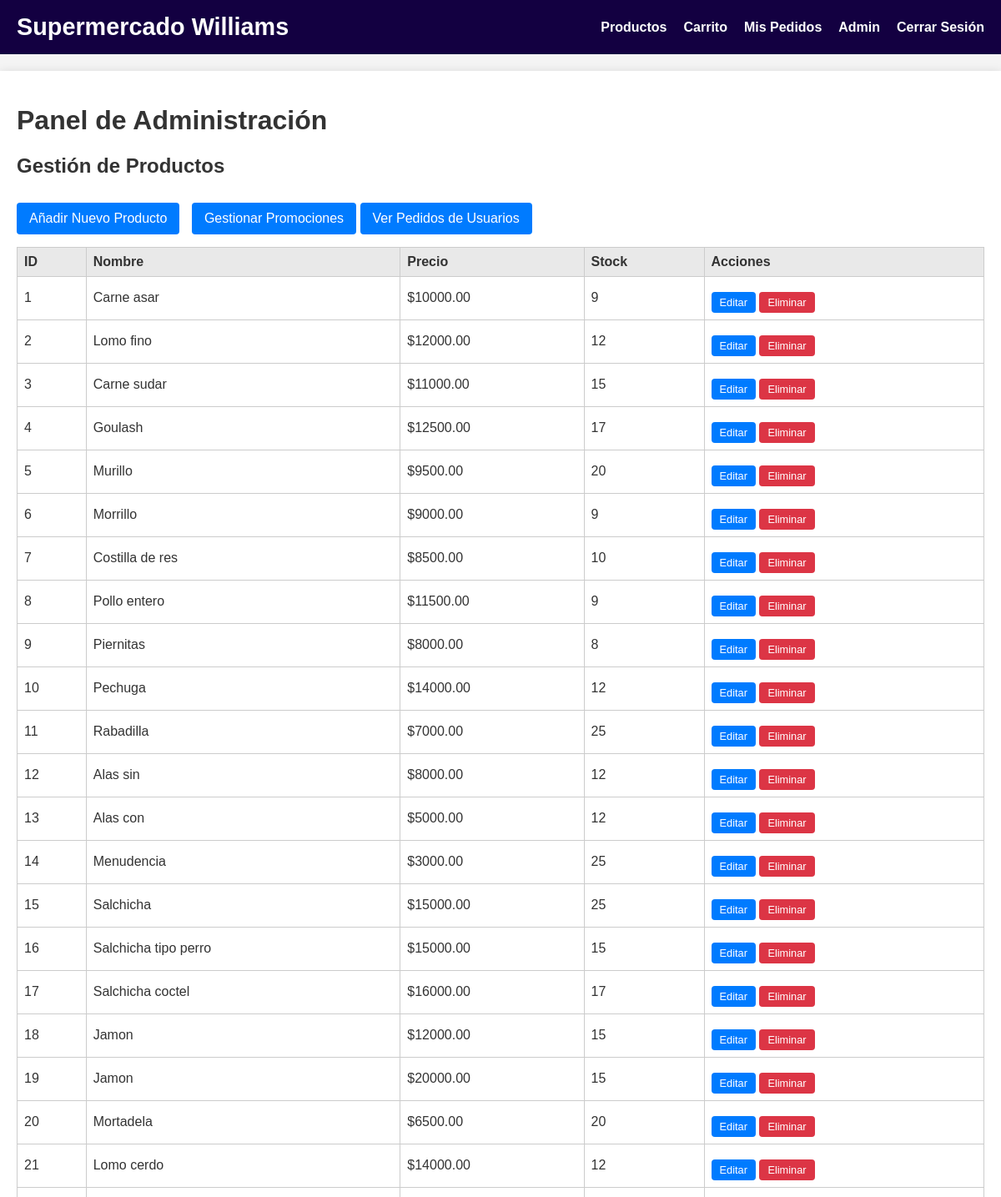
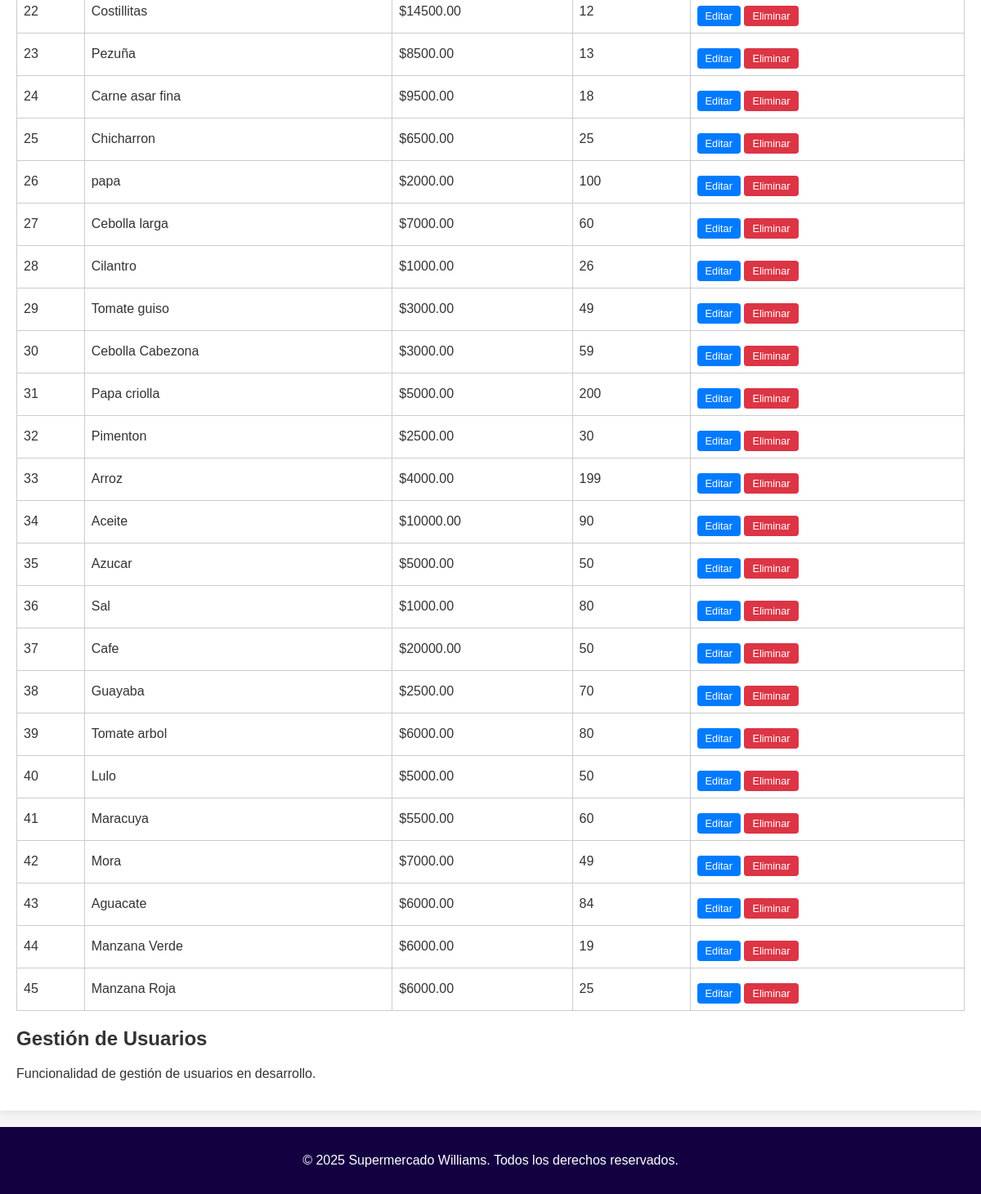
Page /admin (signed in) on the earlier database version (2 pictures, top to bottom).
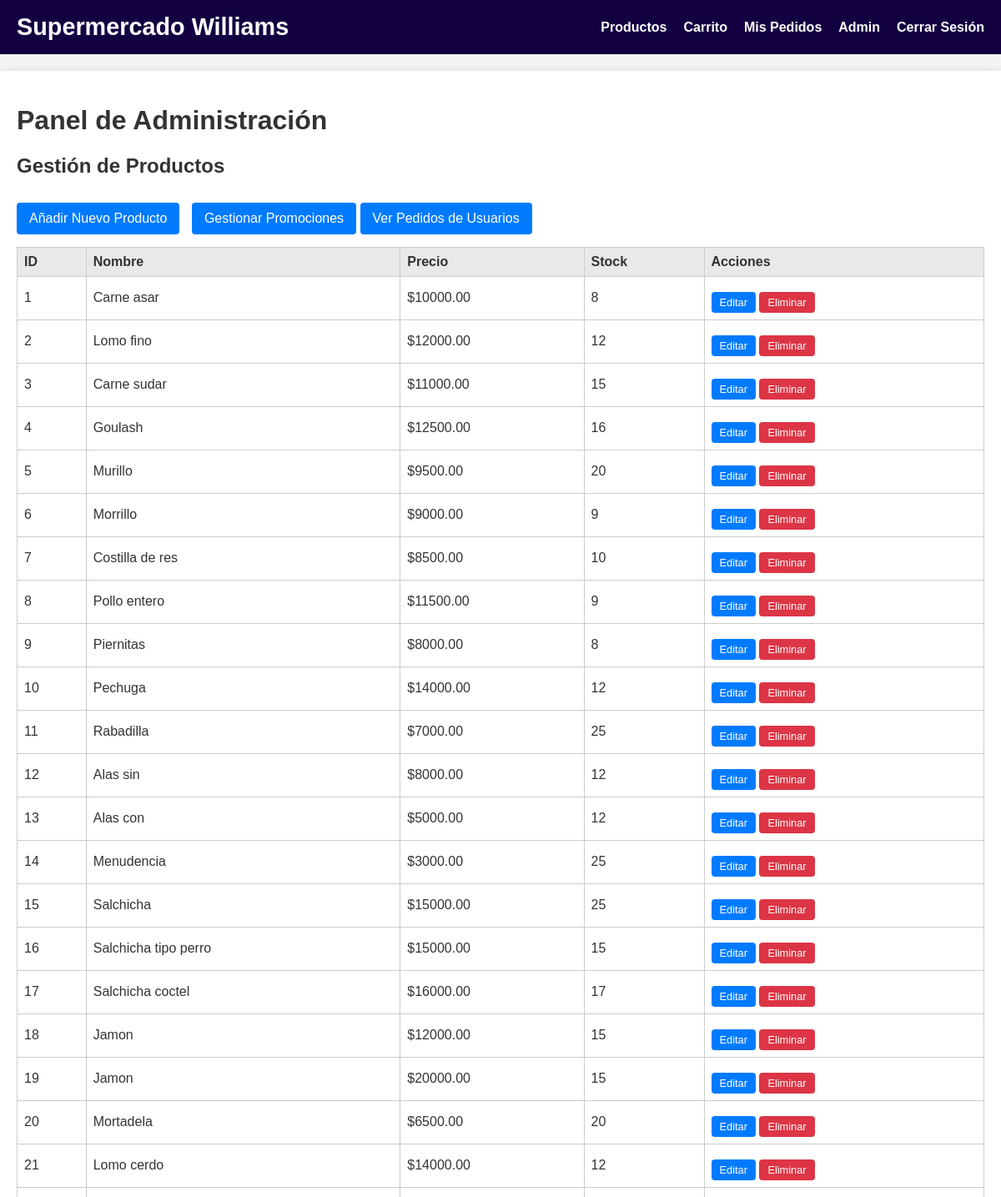
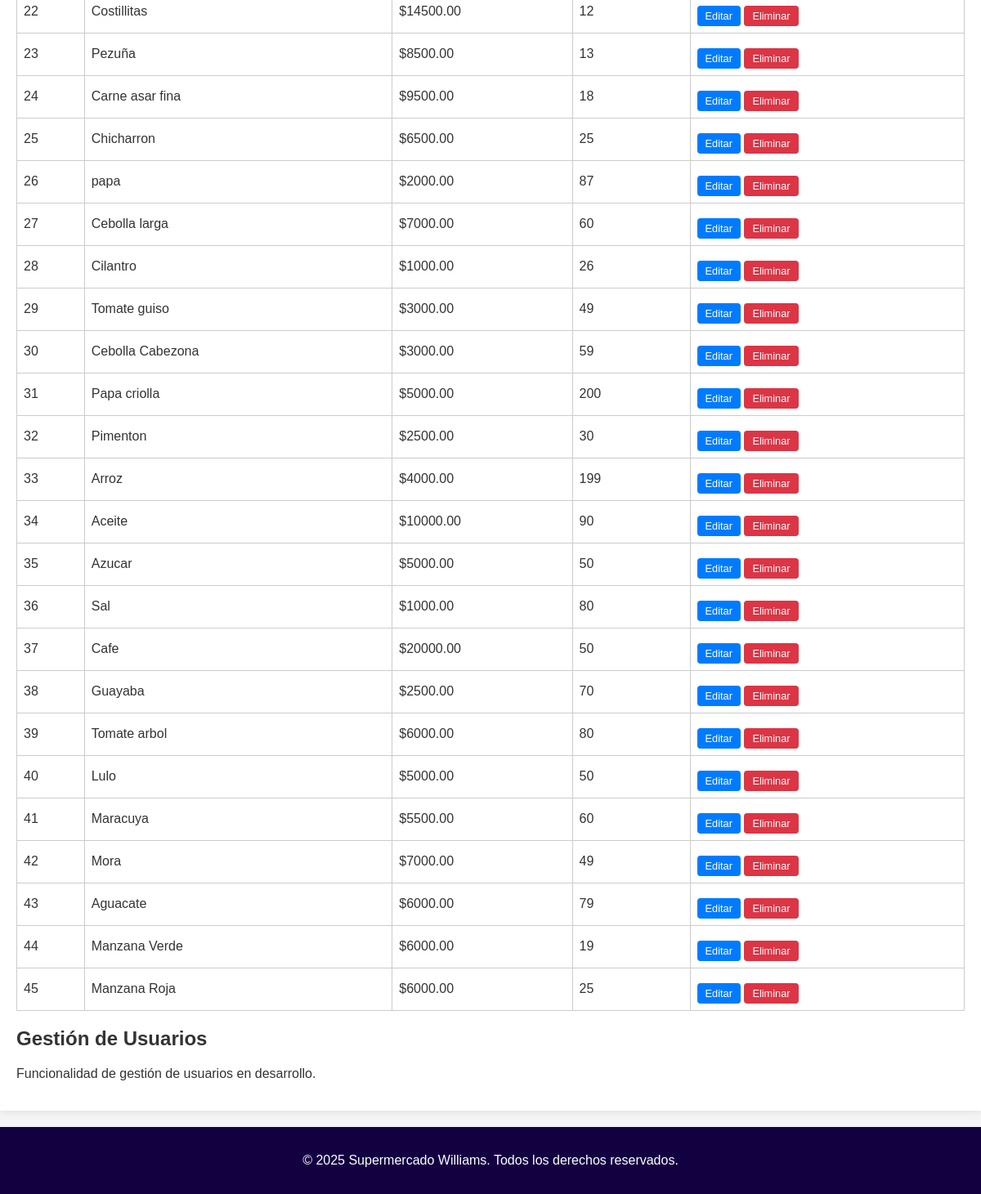
Same page on the later database version (2 pictures, top to bottom).
### models.py (models this page shows, shortened)
class Product(db.Model):
    id = db.Column(db.Integer, primary_key=True)
    secction = db.Column(db.String(64), nullable=False, default="Res")
    name = db.Column(db.String(128), nullable=False)
    description = db.Column(db.Text)
    price = db.Column(db.Float, nullable=False)
    stock = db.Column(db.Integer, nullable=False, default=0)
    image_url = db.Column(db.String(256))

### routes.py (the view)
@app.route('/admin')
@login_required
def admin_dashboard():
    if not current_user.is_admin:
        flash('Access denied. You need to be an administrator.', 'danger')
        return redirect(url_for('index'))
    users = User.query.all()
    products = Product.query.all()
    orders = Order.query.all()
    return render_template('admin/dashboard.html', title='Admin Dashboard', users=users, products=products, orders=orders)

### models.py (called while the page is built)
    @property
    def is_authenticated(self):
        return True

### routes.py (called while the page is built)
@login_manager.user_loader
def load_user(user_id):
    return User.query.get(int(user_id))

### templates/admin/dashboard.html
{% extends "base.html" %}
{% block content %}
    <h1>Panel de Administración</h1>
    <section>
        <h2>Gestión de Productos</h2>
        <a href="{{ url_for('manage_product') }}" class="button primary">Añadir Nuevo Producto</a>
        <a href="{{ url_for('admin_promocion') }}" class="button primary" style="margin-left:10px;">Gestionar Promociones</a>
        <a href="{{ url_for('admin_orders') }}" class="button primary">Ver Pedidos de Usuarios</a>
        <table class="admin-table">
            <thead>
                <tr>
                    <th>ID</th>
                    <th>Nombre</th>
                    <th>Precio</th>
                    <th>Stock</th>
                    <th>Acciones</th>
                </tr>
            </thead>
            <tbody>
                {% for product in products %}
                    <tr>
                        <td>{{ product.id }}</td>
                        <td>{{ product.name }}</td>
                        <td>${{ "%.2f"|format(product.price) }}</td>
                        <td>{{ product.stock }}</td>
                        <td>
                            <a href="{{ url_for('manage_product', product_id=product.id) }}" class="button small">Editar</a>
                            <a href="{{ url_for('delete_product', product_id=product.id) }}" class="button small danger" onclick="return confirm('¿Estás seguro de que quieres eliminar este producto?');">Eliminar</a>
                        </td>
                    </tr>
                {% endfor %}
            </tbody>
        </table>
    </section>
    <section>
        <h2>Gestión de Usuarios</h2>
        <p>Funcionalidad de gestión de usuarios en desarrollo.</p>
    </section>
{% endblock %}

### templates/base.html (shortened to what this page needs)
<!DOCTYPE html>
<html lang="en">
<head>
    <link rel="stylesheet" href="{{ url_for('static', filename='css/style.css') }}">
</head>
<body>
    <header>
        <nav>
            <a href="{{ url_for('index') }}" class="logo"> Supermercado Williams </a>
            <ul>
                <li><a href="{{ url_for('products') }}">Productos</a></li>
                {% if current_user.is_authenticated %}
                    <li><a href="{{ url_for('cart') }}">Carrito</a></li>
                    <li><a href="{{ url_for('orders') }}">Mis Pedidos</a></li>
                    {% if current_user.is_admin %}
                        <li><a href="{{ url_for('admin_dashboard') }}">Admin</a></li>
                    {% endif %}
                    <li><a href="{{ url_for('logout') }}">Cerrar Sesión</a></li>
                {% else %}
                    <li><a href="{{ url_for('login') }}">Iniciar Sesión</a></li>
                    <li><a href="{{ url_for('register') }}">Registrarse</a></li>
                {% endif %}
            </ul>
        </nav>
    </header>
    <main>
        {% block content %}{% endblock %}
    </main>
    <footer>
        <p>&copy; 2025 Supermercado Williams. Todos los derechos reservados.</p>
    </footer>
</body>
</html>

### static/css/style.css (style rules this page uses)
body { font-family: Arial, sans-serif; margin: 0; padding: 0; background-color: #f4f4f4; color: #333333; }
header { background-color: #130041; color: white; padding: 1rem 0; text-align: center; }
nav { display: flex; justify-content: space-between; align-items: center; max-width: 1200px; margin: 0 auto; padding: 0 20px; }
nav .logo { color: white; text-decoration: none; font-size: 1.8rem; font-weight: bold; }
nav ul { list-style: none; margin: 0; padding: 0; display: flex; }
nav ul li { margin-left: 20px; }
nav ul li a { color: white; text-decoration: none; font-weight: bold; }
main { max-width: 1200px; margin: 20px auto; padding: 20px; background-color: white; box-shadow: 0 0 10px rgba(0, 0, 0, 0.1); }
footer { text-align: center; padding: 1rem 0; background-color: #130041; color: white; position: relative; bottom: 0; width: 100%; }
form input[type="submit"], .button { background-color: #007bff; color: white; padding: 10px 15px; border: none; border-radius: 4px; cursor: pointer; text-decoration: none; display: inline-block; margin-top: 10px; }
.button.primary { background-color: #007bff; }
.button.danger { background-color: #dc3545; }
.button.small { padding: 5px 10px; font-size: 0.8rem; }
.admin-table { width: 100%; border-collapse: collapse; margin-top: 15px; }
.admin-table th, .admin-table td { border: 1px solid #ccc; padding: 8px; text-align: left; }
.admin-table th { background-color: #e9e9e9; }

Differences in the rows shown:
changed Product "Carne asar": stock "9" → "8"
changed Product "Goulash": stock "17" → "16"
changed Product "papa": stock "100" → "87"
changed Product "Aguacate": stock "84" → "79"
